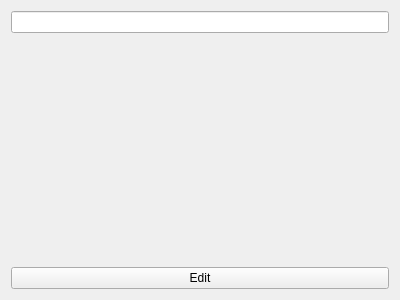
<ui version="4.0" >
 <class>GestureWidget</class>
 <widget class="QWidget" name="GestureWidget" >
  <property name="geometry" >
   <rect>
    <x>0</x>
    <y>0</y>
    <width>400</width>
    <height>300</height>
   </rect>
  </property>
  <property name="windowTitle" >
   <string>Form</string>
  </property>
  <layout class="QVBoxLayout" name="verticalLayout" >
   <item>
    <widget class="KLineEdit" name="data" />
   </item>
   <item>
    <widget class="GestureDrawer" native="1" name="gesture" />
   </item>
   <item>
    <widget class="QPushButton" name="edit_button" >
     <property name="text" >
      <string>Edit</string>
     </property>
    </widget>
   </item>
  </layout>
 </widget>
 <customwidgets>
  <customwidget>
   <class>KLineEdit</class>
   <extends>QLineEdit</extends>
   <header>klineedit.h</header>
  </customwidget>
  <customwidget>
   <class>GestureDrawer</class>
   <extends>QWidget</extends>
   <header>helper_widgets/gesture_drawer.h</header>
   <container>1</container>
  </customwidget>
 </customwidgets>
 <tabstops>
  <tabstop>data</tabstop>
  <tabstop>edit_button</tabstop>
 </tabstops>
 <resources/>
 <connections/>
</ui>
